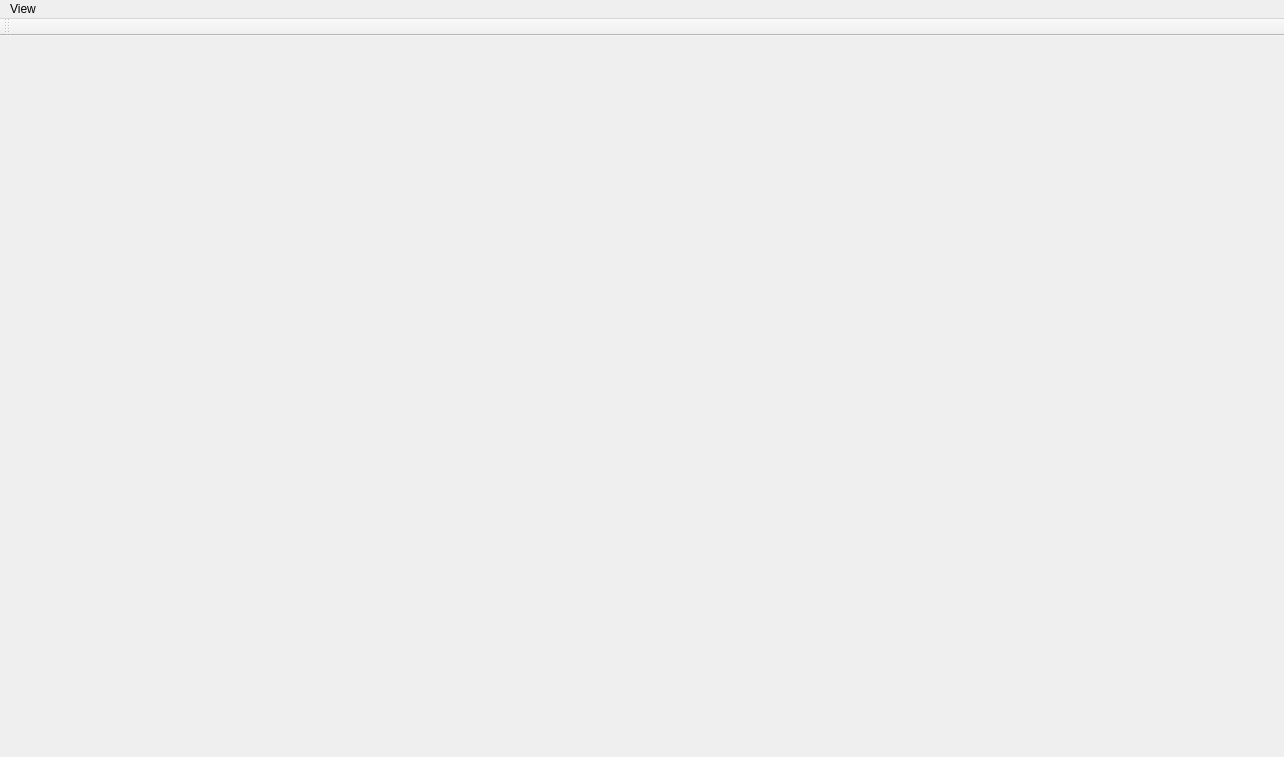
<?xml version="1.0" encoding="UTF-8"?>
<ui version="4.0">
 <class>MainWindow</class>
 <widget class="QMainWindow" name="MainWindow">
  <property name="geometry">
   <rect>
    <x>0</x>
    <y>0</y>
    <width>1284</width>
    <height>757</height>
   </rect>
  </property>
  <property name="windowTitle">
   <string>MainWindow</string>
  </property>
  <widget class="QWidget" name="centralwidget"/>
  <widget class="QMenuBar" name="menubar">
   <property name="geometry">
    <rect>
     <x>0</x>
     <y>0</y>
     <width>1284</width>
     <height>21</height>
    </rect>
   </property>
   <widget class="QMenu" name="menuView">
    <property name="title">
     <string>View</string>
    </property>
   </widget>
   <addaction name="menuView"/>
  </widget>
  <widget class="QToolBar" name="toolBar">
   <property name="windowTitle">
    <string>toolBar</string>
   </property>
   <attribute name="toolBarArea">
    <enum>TopToolBarArea</enum>
   </attribute>
   <attribute name="toolBarBreak">
    <bool>false</bool>
   </attribute>
  </widget>
 </widget>
 <resources/>
 <connections/>
</ui>
